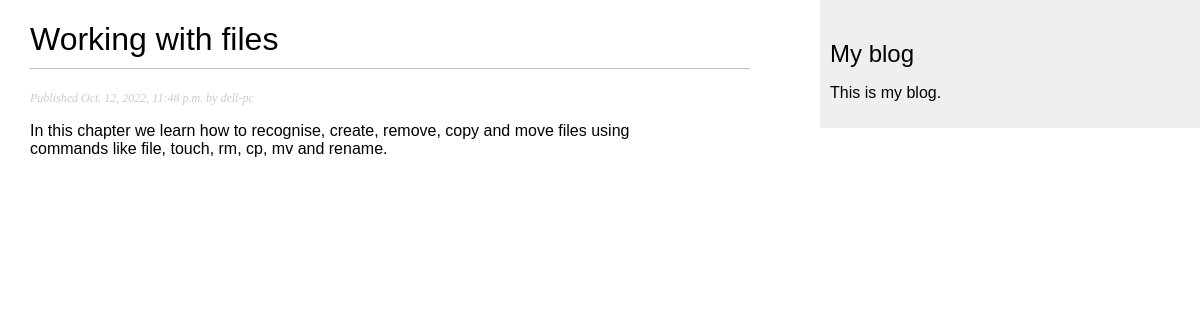
The app's page /blog/2022/10/12/working-with-files/ with its own data.
### blog_app/models.py (models this page shows, shortened)
class Post(models.Model):
    STATUS_CHOICES = (('draft', 'Draft'), ('published', 'Published'), )
    title = models.CharField(max_length=250)
    slug = models.SlugField(max_length=250, unique_for_date='publish')
    author = models.ForeignKey(User, related_name='blog_posts', on_delete = models.CASCADE)
    body = models.TextField()
    publish = models.DateTimeField(default=timezone.now)
    created = models.DateTimeField(auto_now_add=True)
    updated = models.DateTimeField(auto_now=True)
    status = models.CharField(max_length=10, choices=STATUS_CHOICES, default='draft')
    objects = models.Manager() # The default manager.
    published = PublishedManager() # Our custom manager.
    class Meta:
        ordering = ('-publish',)

### blog_app/views.py (the view)
# urls.py: re_path(r'^(?P<year>\d{4})/(?P<month>\d{2})/(?P<day>\d{2})/'r'(?P<post>[-\w]+)/$', views.post_detail, name='post_detail'),
def post_detail(request, year, month, day, post):
    post = get_object_or_404(Post, slug=post, status='published', publish__year=year, publish__month=month, publish__day=day)
    return render(request, 'blog_app/post/detail.html', {'post': post})

### blog_app/templates/blog_app/post/detail.html (shortened to what this page needs)
{% extends "blog_app/base.html" %}
{% block content %}
 <h1>{{ post.title }}</h1>
 <p class="date">
 Published {{ post.publish }} by {{ post.author }}
 </p>
 {{ post.body|linebreaks }}
{% endblock %}

### blog_app/static/css/blog.css (style rules this page uses)
body { margin:0; padding:0; font-family:helvetica, sans-serif; }
h1 { font-weight:normal; border-bottom:1px solid #bbb; padding:0 0 10px 0; }
p.date { color:#ccc; font-family: georgia, serif; font-size: 12px; font-style: italic; }

### records on screen
Post: title "Working with files", publish "Oct. 12, 2022, 11:48 p.m.", author "dell-pc", body "In this chapter we learn how to recognise, create, remove, copy and move files using commands like file, touch, rm, cp, mv and rename."
